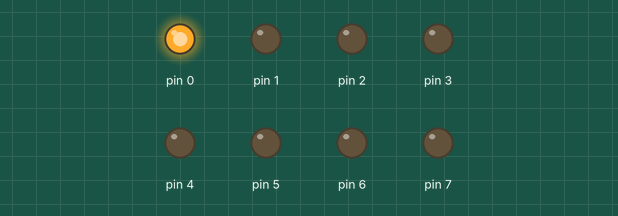
A sketch run on a simulated Arduino Uno, built with avr-gcc and run on an emulated ATmega328P. On the bench: output pins drawn as LEDs (lit = HIGH). At 10.0 s the program stops and its outputs stay as they are.

Above: at 0.1 s.
At 1.1 s:
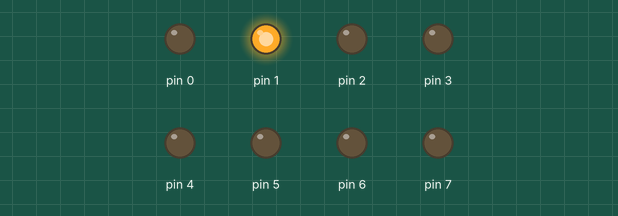
At 2.1 s:
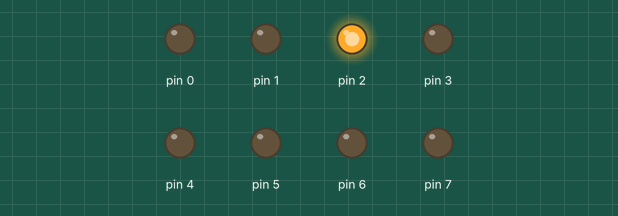
At 4.1 s:
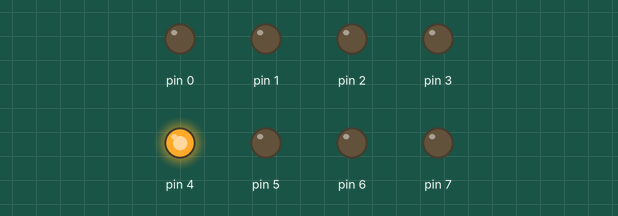
At 6.1 s:
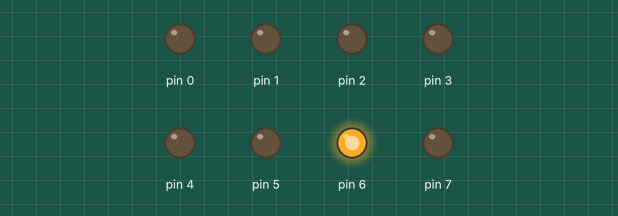
At 8.1 s:
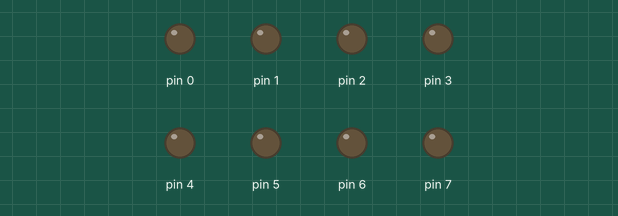
Timing chart, 0 to 9.6 s (numbered marks = the images above):
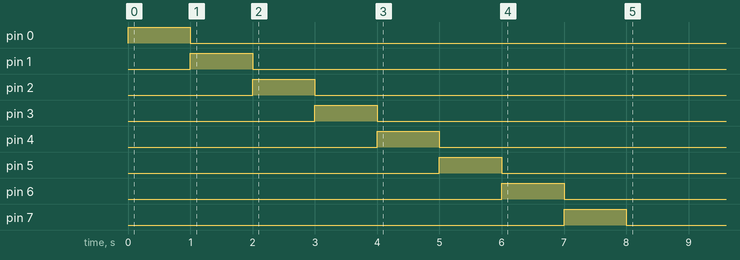

The sketch:

Ej10-Display7Segmentos.ino
```cpp
#include <Arduino.h>

#define T_ENCENDIDO 1000

void setup()
{
  DDRD= DDRD | B11111111; // puerto D0-D como salida.
}

byte ledEncendido;
int i=0;

void loop()
{
  for (ledEncendido = B00000001; ledEncendido <= B10000000; ledEncendido = ledEncendido<<1)
  {
    PORTD=ledEncendido;
    delay(T_ENCENDIDO);
  }
}
```

Measured:
- by itself, pin 0: LOW → HIGH at 0.00 s, → LOW 1.0 s later
- by itself, pin 1: LOW → HIGH at 1.0 s, → LOW 1.0 s later
- by itself, pin 2: LOW → HIGH at 2.0 s, → LOW 1.0 s later
- by itself, pin 3: LOW → HIGH at 3.0 s, → LOW 1.0 s later
- by itself, pin 4: LOW → HIGH at 4.0 s, → LOW 1.0 s later
- by itself, pin 5: LOW → HIGH at 5.0 s, → LOW 1.0 s later
- by itself, pin 6: LOW → HIGH at 6.0 s, → LOW 1.0 s later
- by itself, pin 7: LOW → HIGH at 7.0 s, → LOW 1.0 s later
